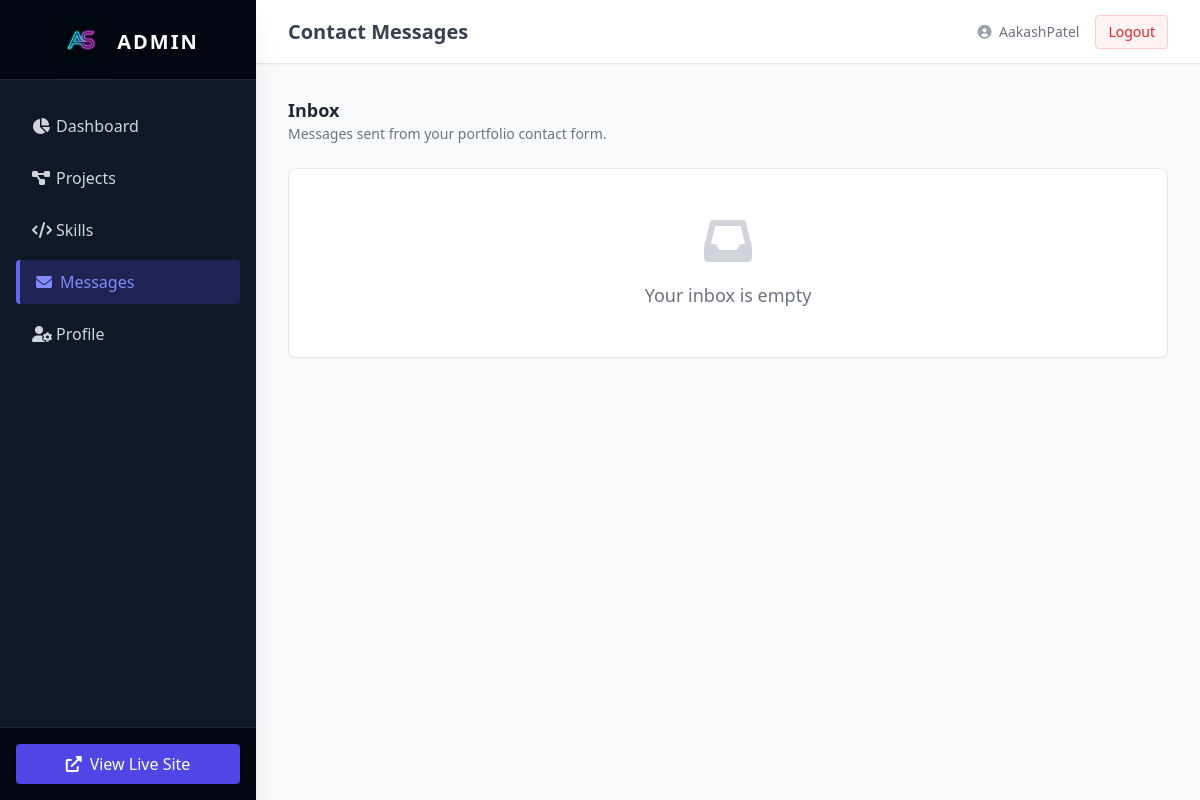
The page /dashboard/messages/ (signed in) on the database as committed earlier.
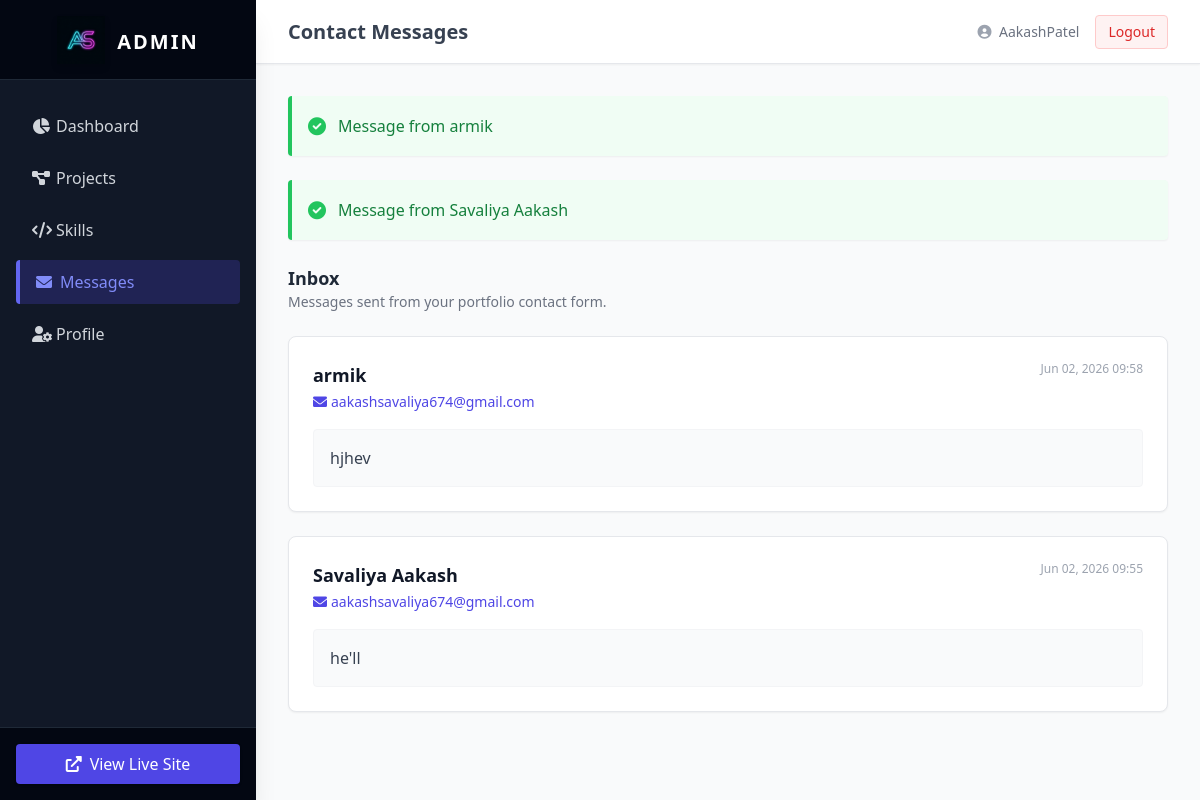
The same page on the database as committed later.
### myapp/models.py (models this page shows)
class ContactMessage(models.Model):
    name = models.CharField(max_length=100)
    email = models.EmailField()
    message = models.TextField()
    created_at = models.DateTimeField(auto_now_add=True)
    def __str__(self):
        return f"Message from {self.name}"

### myapp/views.py (the view)
# urls.py: path('dashboard/messages/', views.message_list, name='dashboard_messages'),
@login_required(login_url='/admin/login/')
@user_passes_test(is_admin)
def message_list(request):
    msgs = ContactMessage.objects.all().order_by('-created_at')
    return render(request, 'dashboard/message_list.html', {'messages': msgs})

### myapp/views.py (called while the page is built)
def is_admin(user):
    return user.is_superuser

### templates/dashboard/message_list.html (shortened to what this page needs)
{% extends 'dashboard/base.html' %}
{% block header %}Contact Messages{% endblock %}
{% block content %}
<div class="mb-6">
    <h3 class="text-lg font-semibold text-gray-800">Inbox</h3>
    <p class="text-sm text-gray-500">Messages sent from your portfolio contact form.</p>
</div>
<div class="grid grid-cols-1 gap-6">
    {% for msg in messages %}
    <div class="bg-white rounded-lg shadow-sm border border-gray-200 p-6 relative group">
        <div class="flex justify-between items-start mb-4">
            <div>
                <h4 class="text-lg font-bold text-gray-900">{{ msg.name }}</h4>
                <a href="mailto:{{ msg.email }}" class="text-indigo-600 hover:underline text-sm"><i class="fas fa-envelope mr-1"></i>{{ msg.email }}</a>
            </div>
            <div class="text-right">
                <span class="text-xs text-gray-400 block mb-2">{{ msg.created_at|date:"M d, Y H:i" }}</span>
            </div>
        </div>
        <div class="bg-gray-50 p-4 rounded text-gray-700 whitespace-pre-wrap border border-gray-100">{{ msg.message }}</div>
    </div>
    {% empty %}
    <div class="bg-white rounded-lg shadow-sm border border-gray-200 p-12 text-center">
        <i class="fas fa-inbox text-5xl text-gray-300 mb-4"></i>
        <h4 class="text-lg font-medium text-gray-500">Your inbox is empty</h4>
    </div>
    {% endfor %}
</div>
{% endblock %}

### templates/dashboard/base.html (shortened to what this page needs)
{% load static %}
<!DOCTYPE html>
<html lang="en">
<head>
    <script src="https://cdn.tailwindcss.com"></script>
    <link href="https://cdnjs.cloudflare.com/ajax/libs/font-awesome/6.0.0/css/all.min.css" rel="stylesheet">
</head>
<body class="bg-gray-100 flex h-screen text-gray-800 font-sans">
    <aside class="w-64 bg-gray-900 text-gray-300 flex flex-col shadow-xl z-10 transition-all">
        <div class="h-20 flex items-center justify-center border-b border-gray-800 bg-gray-950 px-4">
            <a href="{% url 'dashboard_index' %}" class="flex items-center justify-center w-full group">
                <img src="{% static 'images/favicon.png' %}" alt="Logo" class="w-12 h-12 object-contain mr-3 transition-transform duration-300 group-hover:scale-110 drop-shadow-md">
                <span class="text-xl font-bold tracking-widest text-white uppercase mt-1">Admin</span>
            </a>
        </div>
        <nav class="flex-1 px-4 py-6 space-y-2">
            <a href="{% url 'dashboard_index' %}" class="flex items-center px-4 py-2.5 rounded transition duration-200 hover:bg-gray-800 hover:text-white "><i class="fas fa-chart-pie w-6"></i> Dashboard</a>
            <a href="{% url 'dashboard_projects' %}" class="flex items-center px-4 py-2.5 rounded transition duration-200 hover:bg-gray-800 hover:text-white "><i class="fas fa-project-diagram w-6"></i> Projects</a>
            <a href="{% url 'dashboard_skills' %}" class="flex items-center px-4 py-2.5 rounded transition duration-200 hover:bg-gray-800 hover:text-white "><i class="fas fa-code w-6"></i> Skills</a>
            <a href="{% url 'dashboard_messages' %}" class="flex items-center px-4 py-2.5 rounded transition duration-200 hover:bg-gray-800 hover:text-white {% if 'message' in request.resolver_match.url_name %}bg-indigo-900/50 text-indigo-400 border-l-4 border-indigo-500{% endif %}"><i class="fas fa-envelope w-6"></i> Messages</a>
            <a href="{% url 'profile_update' %}" class="flex items-center px-4 py-2.5 rounded transition duration-200 hover:bg-gray-800 hover:text-white "><i class="fas fa-user-cog w-6"></i> Profile</a>
        </nav>
        <div class="p-4 border-t border-gray-800 bg-gray-950">
            <a href="{% url 'home' %}" target="_blank" class="flex items-center justify-center w-full px-4 py-2 bg-indigo-600 text-white rounded hover:bg-indigo-700 transition shadow"><i class="fas fa-external-link-alt mr-2"></i> View Live Site</a>
        </div>
    </aside>
    <div class="flex-1 flex flex-col overflow-hidden relative">
        <header class="h-16 bg-white shadow-sm border-b border-gray-200 flex items-center justify-between px-8 z-0">
            <h2 class="text-xl font-semibold text-gray-700">{% block header %}Dashboard{% endblock %}</h2>
            <div class="flex items-center space-x-4">
                <span class="text-sm text-gray-500"><i class="fas fa-user-circle text-gray-400 mr-1"></i> {{ user.username }}</span>
                <a href="/admin/logout/" class="text-sm bg-red-50 text-red-600 px-3 py-1.5 rounded border border-red-200 hover:bg-red-100 transition">Logout</a>
            </div>
        </header>
        <main class="flex-1 overflow-x-hidden overflow-y-auto bg-gray-50 p-8">
            {% if messages %}
                {% for message in messages %}
                <div class="mb-6 bg-green-50 border-l-4 border-green-500 text-green-700 p-4 rounded shadow-sm flex items-center" role="alert">
                    <i class="fas fa-check-circle mr-3 text-green-500 text-lg"></i>
                    <p>{{ message }}</p>
                </div>
                {% endfor %}
            {% endif %}
            {% block content %}{% endblock %}
        </main>
    </div>
</body>
</html>

Rows that differ between the two databases and show on the page:
added ContactMessage: name "Message from armik", name "armik", email "aakashsavaliya674@gmail.com", created_at "Jun 02, 2026 09:58", message "hjhev"
added ContactMessage: name "Message from Savaliya Aakash", name "Savaliya Aakash", email "aakashsavaliya674@gmail.com", created_at "Jun 02, 2026 09:55", message "he'll"
Other text that changed with them:
text no longer shown: "Your inbox is empty"
